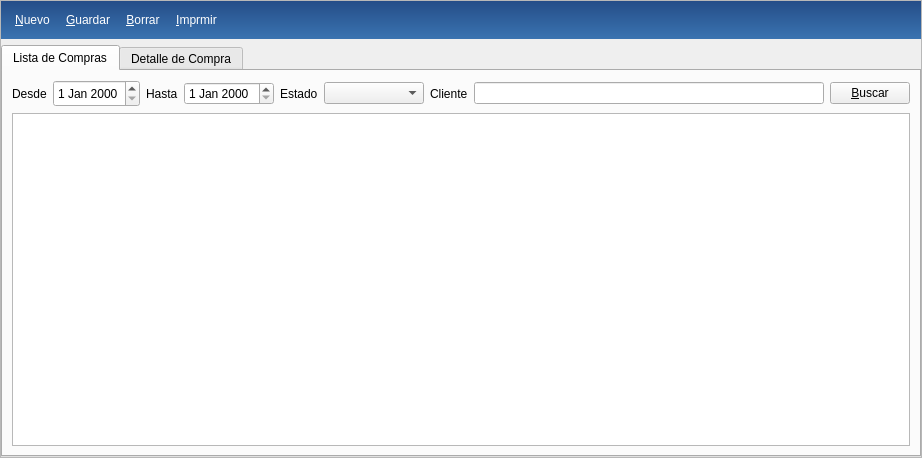
<?xml version="1.0" encoding="UTF-8"?>
<ui version="4.0">
 <class>FrmCompras</class>
 <widget class="QFrame" name="FrmCompras">
  <property name="geometry">
   <rect>
    <x>0</x>
    <y>0</y>
    <width>922</width>
    <height>458</height>
   </rect>
  </property>
  <property name="windowTitle">
   <string>Compras</string>
  </property>
  <property name="windowIcon">
   <iconset resource="micolegio.qrc">
    <normaloff>:/images/maintoolbar/glippy-panel.png</normaloff>:/images/maintoolbar/glippy-panel.png</iconset>
  </property>
  <property name="frameShape">
   <enum>QFrame::StyledPanel</enum>
  </property>
  <property name="frameShadow">
   <enum>QFrame::Plain</enum>
  </property>
  <layout class="QGridLayout" name="gridLayout">
   <property name="margin">
    <number>0</number>
   </property>
   <item row="0" column="0">
    <widget class="QFrame" name="topFrame">
     <property name="sizePolicy">
      <sizepolicy hsizetype="Preferred" vsizetype="Fixed">
       <horstretch>0</horstretch>
       <verstretch>0</verstretch>
      </sizepolicy>
     </property>
     <property name="minimumSize">
      <size>
       <width>0</width>
       <height>0</height>
      </size>
     </property>
     <property name="styleSheet">
      <string notr="true">#topFrame {
background: qlineargradient(spread:pad, x1:0.5, y1:0, x2:0.5, y2:1, stop:0 rgba(37, 77, 136, 255), stop:1 rgba(58, 116, 177, 255));
padding: 0;
}

#topFrame QPushButton {
border: none;
padding: 3px 5px;
margin: 0;
background-color: none;
color:white;
}

#topFrame QPushButton:hover {
background: qradialgradient(cx: 0.3, cy: -0.4, fx: 0.3, fy: -0.4, 
radius: 1.35, stop: 0 #fff, stop:  1 #bbb);
color : rgba(58, 116, 177, 255);
}

#topFrame QPushButton:pressed {
background: qradialgradient(cx: 0.3, cy: -0.4, fx: 0.3, fy: -0.4, 
radius: 1.35, stop: 0 #fff, stop:  1 #ddd);
}</string>
     </property>
     <property name="frameShape">
      <enum>QFrame::NoFrame</enum>
     </property>
     <property name="frameShadow">
      <enum>QFrame::Plain</enum>
     </property>
     <property name="lineWidth">
      <number>0</number>
     </property>
     <layout class="QHBoxLayout" name="horizontalLayout">
      <item>
       <widget class="QPushButton" name="btnNuevo">
        <property name="text">
         <string>&amp;Nuevo</string>
        </property>
        <property name="icon">
         <iconset>
          <normalon>:/images/standardtoolbar/document-new.png</normalon>
         </iconset>
        </property>
        <property name="iconSize">
         <size>
          <width>22</width>
          <height>22</height>
         </size>
        </property>
       </widget>
      </item>
      <item>
       <widget class="QPushButton" name="btnGuardar">
        <property name="text">
         <string>&amp;Guardar</string>
        </property>
        <property name="icon">
         <iconset resource="micolegio.qrc">
          <normaloff>:/images/standardtoolbar/document-save.png</normaloff>:/images/standardtoolbar/document-save.png</iconset>
        </property>
       </widget>
      </item>
      <item>
       <widget class="QPushButton" name="btnBorrar">
        <property name="text">
         <string>&amp;Borrar</string>
        </property>
        <property name="icon">
         <iconset resource="micolegio.qrc">
          <normaloff>:/images/standardtoolbar/delete.png</normaloff>:/images/standardtoolbar/delete.png</iconset>
        </property>
       </widget>
      </item>
      <item>
       <widget class="QPushButton" name="btnImprimir">
        <property name="text">
         <string>&amp;Imprmir</string>
        </property>
        <property name="icon">
         <iconset>
          <normalon>:/images/standardtoolbar/document-print.png</normalon>
         </iconset>
        </property>
        <property name="iconSize">
         <size>
          <width>22</width>
          <height>22</height>
         </size>
        </property>
       </widget>
      </item>
      <item>
       <spacer name="horizontalSpacer">
        <property name="orientation">
         <enum>Qt::Horizontal</enum>
        </property>
        <property name="sizeHint" stdset="0">
         <size>
          <width>40</width>
          <height>20</height>
         </size>
        </property>
       </spacer>
      </item>
     </layout>
    </widget>
   </item>
   <item row="1" column="0">
    <widget class="QTabWidget" name="tabWidget">
     <property name="enabled">
      <bool>true</bool>
     </property>
     <property name="currentIndex">
      <number>0</number>
     </property>
     <widget class="QWidget" name="tabVentas">
      <attribute name="title">
       <string>Lista de Compras</string>
      </attribute>
      <layout class="QGridLayout" name="gridLayout_2">
       <item row="0" column="0">
        <widget class="QLabel" name="label_7">
         <property name="text">
          <string>Desde</string>
         </property>
        </widget>
       </item>
       <item row="0" column="1">
        <widget class="QDateEdit" name="filterDesde">
         <property name="sizePolicy">
          <sizepolicy hsizetype="Preferred" vsizetype="Fixed">
           <horstretch>0</horstretch>
           <verstretch>0</verstretch>
          </sizepolicy>
         </property>
         <property name="minimumSize">
          <size>
           <width>30</width>
           <height>27</height>
          </size>
         </property>
         <property name="maximumSize">
          <size>
           <width>87</width>
           <height>16777215</height>
          </size>
         </property>
         <property name="baseSize">
          <size>
           <width>100</width>
           <height>0</height>
          </size>
         </property>
        </widget>
       </item>
       <item row="0" column="2">
        <widget class="QLabel" name="label_8">
         <property name="text">
          <string>Hasta</string>
         </property>
        </widget>
       </item>
       <item row="0" column="3">
        <widget class="QDateEdit" name="filterHasta">
         <property name="sizePolicy">
          <sizepolicy hsizetype="Preferred" vsizetype="Fixed">
           <horstretch>0</horstretch>
           <verstretch>0</verstretch>
          </sizepolicy>
         </property>
         <property name="minimumSize">
          <size>
           <width>30</width>
           <height>0</height>
          </size>
         </property>
         <property name="maximumSize">
          <size>
           <width>90</width>
           <height>16777215</height>
          </size>
         </property>
         <property name="baseSize">
          <size>
           <width>100</width>
           <height>0</height>
          </size>
         </property>
        </widget>
       </item>
       <item row="0" column="4">
        <widget class="QLabel" name="label_10">
         <property name="text">
          <string>Estado</string>
         </property>
        </widget>
       </item>
       <item row="0" column="5">
        <widget class="QComboBox" name="filterEstado">
         <property name="minimumSize">
          <size>
           <width>100</width>
           <height>0</height>
          </size>
         </property>
        </widget>
       </item>
       <item row="0" column="6">
        <widget class="QLabel" name="label_9">
         <property name="text">
          <string>Cliente</string>
         </property>
        </widget>
       </item>
       <item row="0" column="7">
        <widget class="QLineEdit" name="filterCliente"/>
       </item>
       <item row="0" column="8">
        <widget class="QPushButton" name="btnBuscar">
         <property name="text">
          <string>&amp;Buscar</string>
         </property>
        </widget>
       </item>
       <item row="1" column="0" colspan="9">
        <widget class="QTableView" name="tbwVentas"/>
       </item>
      </layout>
     </widget>
     <widget class="QWidget" name="tabDetalles">
      <attribute name="title">
       <string>Detalle de Compra</string>
      </attribute>
      <layout class="QGridLayout" name="gridLayout_4">
       <item row="0" column="0">
        <widget class="QLabel" name="label">
         <property name="text">
          <string>Fecha</string>
         </property>
        </widget>
       </item>
       <item row="0" column="1">
        <widget class="QDateEdit" name="dteEmision">
         <property name="sizePolicy">
          <sizepolicy hsizetype="Preferred" vsizetype="Fixed">
           <horstretch>0</horstretch>
           <verstretch>0</verstretch>
          </sizepolicy>
         </property>
         <property name="minimumSize">
          <size>
           <width>30</width>
           <height>0</height>
          </size>
         </property>
         <property name="maximumSize">
          <size>
           <width>100</width>
           <height>16777215</height>
          </size>
         </property>
        </widget>
       </item>
       <item row="1" column="0">
        <widget class="QLabel" name="label_4">
         <property name="text">
          <string>Dni </string>
         </property>
        </widget>
       </item>
       <item row="1" column="1">
        <widget class="QLineEdit" name="txtDniAlumno">
         <property name="sizePolicy">
          <sizepolicy hsizetype="Preferred" vsizetype="Fixed">
           <horstretch>0</horstretch>
           <verstretch>0</verstretch>
          </sizepolicy>
         </property>
         <property name="minimumSize">
          <size>
           <width>30</width>
           <height>0</height>
          </size>
         </property>
         <property name="maximumSize">
          <size>
           <width>100</width>
           <height>16777215</height>
          </size>
         </property>
         <property name="text">
          <string/>
         </property>
         <property name="maxLength">
          <number>7</number>
         </property>
        </widget>
       </item>
       <item row="1" column="2">
        <widget class="QLabel" name="label_2">
         <property name="minimumSize">
          <size>
           <width>50</width>
           <height>0</height>
          </size>
         </property>
         <property name="maximumSize">
          <size>
           <width>50</width>
           <height>16777215</height>
          </size>
         </property>
         <property name="text">
          <string>Cliente</string>
         </property>
        </widget>
       </item>
       <item row="1" column="3">
        <widget class="QLineEdit" name="txtCliente"/>
       </item>
       <item row="2" column="0">
        <widget class="QLabel" name="label_5">
         <property name="maximumSize">
          <size>
           <width>50</width>
           <height>16777215</height>
          </size>
         </property>
         <property name="text">
          <string>Total</string>
         </property>
        </widget>
       </item>
       <item row="2" column="1">
        <widget class="QLineEdit" name="txtTotal">
         <property name="enabled">
          <bool>true</bool>
         </property>
         <property name="sizePolicy">
          <sizepolicy hsizetype="Preferred" vsizetype="Fixed">
           <horstretch>0</horstretch>
           <verstretch>0</verstretch>
          </sizepolicy>
         </property>
         <property name="minimumSize">
          <size>
           <width>100</width>
           <height>0</height>
          </size>
         </property>
         <property name="maximumSize">
          <size>
           <width>100</width>
           <height>16777215</height>
          </size>
         </property>
         <property name="alignment">
          <set>Qt::AlignRight|Qt::AlignTrailing|Qt::AlignVCenter</set>
         </property>
        </widget>
       </item>
       <item row="2" column="2" colspan="2">
        <spacer name="horizontalSpacer_2">
         <property name="orientation">
          <enum>Qt::Horizontal</enum>
         </property>
         <property name="sizeHint" stdset="0">
          <size>
           <width>376</width>
           <height>20</height>
          </size>
         </property>
        </spacer>
       </item>
       <item row="2" column="4">
        <widget class="QLabel" name="label_3">
         <property name="text">
          <string>Descuento</string>
         </property>
        </widget>
       </item>
       <item row="2" column="5">
        <widget class="QDoubleSpinBox" name="nDescuento">
         <property name="minimumSize">
          <size>
           <width>50</width>
           <height>0</height>
          </size>
         </property>
         <property name="maximumSize">
          <size>
           <width>70</width>
           <height>16777215</height>
          </size>
         </property>
         <property name="alignment">
          <set>Qt::AlignRight|Qt::AlignTrailing|Qt::AlignVCenter</set>
         </property>
        </widget>
       </item>
       <item row="2" column="6">
        <widget class="QLabel" name="label_6">
         <property name="text">
          <string>Pago</string>
         </property>
        </widget>
       </item>
       <item row="2" column="7">
        <widget class="QDoubleSpinBox" name="txtMontoCancelado">
         <property name="sizePolicy">
          <sizepolicy hsizetype="Preferred" vsizetype="Fixed">
           <horstretch>0</horstretch>
           <verstretch>0</verstretch>
          </sizepolicy>
         </property>
         <property name="minimumSize">
          <size>
           <width>80</width>
           <height>0</height>
          </size>
         </property>
         <property name="maximumSize">
          <size>
           <width>80</width>
           <height>16777215</height>
          </size>
         </property>
         <property name="alignment">
          <set>Qt::AlignRight|Qt::AlignTrailing|Qt::AlignVCenter</set>
         </property>
        </widget>
       </item>
       <item row="3" column="0" colspan="8">
        <widget class="QGroupBox" name="groupBox">
         <property name="title">
          <string>Item</string>
         </property>
         <layout class="QGridLayout" name="gridLayout_3">
          <item row="0" column="5">
           <widget class="QSpinBox" name="txtCantidad">
            <property name="value">
             <number>1</number>
            </property>
           </widget>
          </item>
          <item row="0" column="7">
           <widget class="QDoubleSpinBox" name="dpTotal">
            <property name="sizePolicy">
             <sizepolicy hsizetype="Preferred" vsizetype="Fixed">
              <horstretch>0</horstretch>
              <verstretch>0</verstretch>
             </sizepolicy>
            </property>
            <property name="minimumSize">
             <size>
              <width>70</width>
              <height>0</height>
             </size>
            </property>
            <property name="maximumSize">
             <size>
              <width>70</width>
              <height>16777215</height>
             </size>
            </property>
            <property name="alignment">
             <set>Qt::AlignRight|Qt::AlignTrailing|Qt::AlignVCenter</set>
            </property>
            <property name="maximum">
             <double>1000.000000000000000</double>
            </property>
           </widget>
          </item>
          <item row="0" column="8">
           <widget class="QLabel" name="label_15">
            <property name="text">
             <string>Descuento</string>
            </property>
           </widget>
          </item>
          <item row="0" column="10">
           <widget class="QPushButton" name="btnAddDetalle">
            <property name="text">
             <string>&amp;Agregar</string>
            </property>
            <property name="icon">
             <iconset resource="micolegio.qrc">
              <normaloff>:/images/standardtoolbar/list-add.png</normaloff>:/images/standardtoolbar/list-add.png</iconset>
            </property>
            <property name="iconSize">
             <size>
              <width>20</width>
              <height>20</height>
             </size>
            </property>
           </widget>
          </item>
          <item row="0" column="0">
           <widget class="QLabel" name="label_11">
            <property name="text">
             <string>Producto</string>
            </property>
           </widget>
          </item>
          <item row="0" column="1">
           <widget class="QComboBox" name="cmbProducto">
            <property name="minimumSize">
             <size>
              <width>270</width>
              <height>0</height>
             </size>
            </property>
            <property name="maximumSize">
             <size>
              <width>270</width>
              <height>16777215</height>
             </size>
            </property>
            <property name="editable">
             <bool>true</bool>
            </property>
           </widget>
          </item>
          <item row="0" column="2">
           <widget class="QLabel" name="label_12">
            <property name="text">
             <string>P.Unitario</string>
            </property>
           </widget>
          </item>
          <item row="0" column="3">
           <widget class="QDoubleSpinBox" name="txtPunitario">
            <property name="alignment">
             <set>Qt::AlignRight|Qt::AlignTrailing|Qt::AlignVCenter</set>
            </property>
           </widget>
          </item>
          <item row="0" column="4">
           <widget class="QLabel" name="label_13">
            <property name="text">
             <string>Cant.</string>
            </property>
           </widget>
          </item>
          <item row="0" column="6">
           <widget class="QLabel" name="label_14">
            <property name="text">
             <string>Total</string>
            </property>
           </widget>
          </item>
          <item row="0" column="9">
           <widget class="QDoubleSpinBox" name="dpDescuento"/>
          </item>
          <item row="1" column="0" colspan="11">
           <widget class="QTableView" name="tbwDetallesVenta"/>
          </item>
         </layout>
        </widget>
       </item>
      </layout>
     </widget>
    </widget>
   </item>
  </layout>
 </widget>
 <resources>
  <include location="micolegio.qrc"/>
 </resources>
 <connections/>
</ui>
